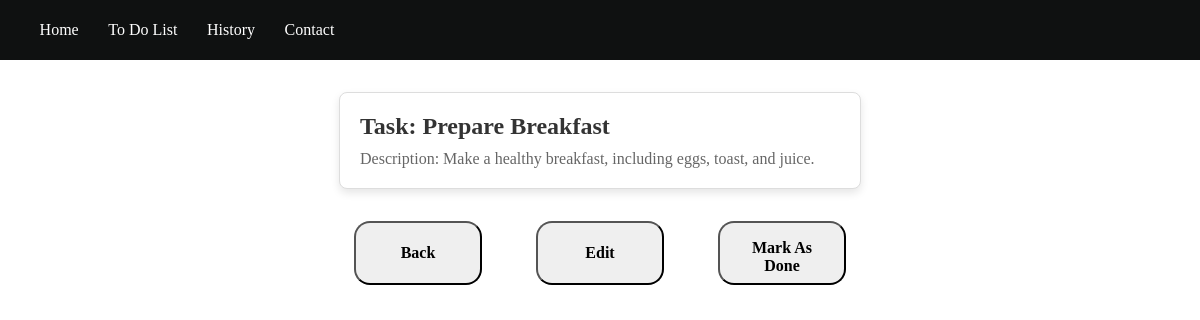
/one/6, run on the app's committed database.
### tdl/models.py (models this page shows, shortened)
class Tasks(models.Model):
    task = models.CharField(max_length=32)
    description = models.CharField(max_length=1024)

### tdl/views.py (the view)
# urls.py: path('one/<int:pk>',views.display,name='display'),
def display(request,pk):
    data1 = Tasks.objects.get(id=pk)
    if request.method == "POST":
        b = History.objects.create(htask = data1.task, hdescription = data1.description)
        data1.delete()
        return redirect("index")
    context = {
        'data1':data1
    }
    return render(request,'display.html',context)

### tdl/templates/display.html (shortened to what this page needs)
<!DOCTYPE html>
{% load static %}
<html lang="en">
<head>
    <link rel="stylesheet" href="{% static 'css/display.css' %}">
</head>
<body>
    {% include 'nav.html' %}
    <section class="card-container">
        <div class="card">
            <h2>Task: {{data1.task}}</h2>
            <p>Description: {{data1.description}}</p>
        </div>
        <div class="button">
            <div class="button-con">
                <button type="submit">
                    <div class="links">
                        <a href="{% url 'index' %}">
                            Back
                        </a>
                    </div>
                </button>
            </div>
            <div class="button-con">
                <button type="submit">
                    <div class="links">
                        <a href="{% url 'edit' data1.id %}">
                            Edit
                        </a>
                    </div>
                </button>
            </div>
            <div class="button-con delete">
                    <div class="links">
                        <form action="" method="POST">
                                <button type="submit">
                                    Mark As Done
                                </button>
                        </form>
                    </div>
            </div>
        </div>
    </section>
</body>
</html>

### static/css/display.css (style rules this page uses)
* { margin: 0; padding: 0; font-family: Georgia, 'Times New Roman', Times, serif; border: border-box; }
a { color: #ffffff; text-decoration: none; }
.card-container { display: flex; justify-content: center; align-items: center; flex-direction: column; width: 100%; height: 100%; }
.card { background: white; border: 1px solid #ddd; border-radius: 8px; padding: 20px; width: 300px; box-shadow: 0 4px 8px rgba(0, 0, 0, 0.1); transition: transform 0.3s, box-shadow 0.3s; margin-top: 2rem; width: 40%; height: fit-content; }
.card h2 { font-size: 1.5rem; margin-bottom: 10px; color: #333; }
.card p { font-size: 1rem; color: #666; }
.button { display: flex; justify-content: space-evenly; align-items: center; width: 50%; margin-top: 2rem; }
.button-con button { padding: 1rem; border-radius: 1rem; width: 8rem; height: 4rem; }
.links a { text-decoration: none; color: #000; }
button { font-size: 1rem; font-weight: bold; }

### data on the page
Tasks: task "Prepare Breakfast", description "Make a healthy breakfast, including eggs, toast, and juice."
